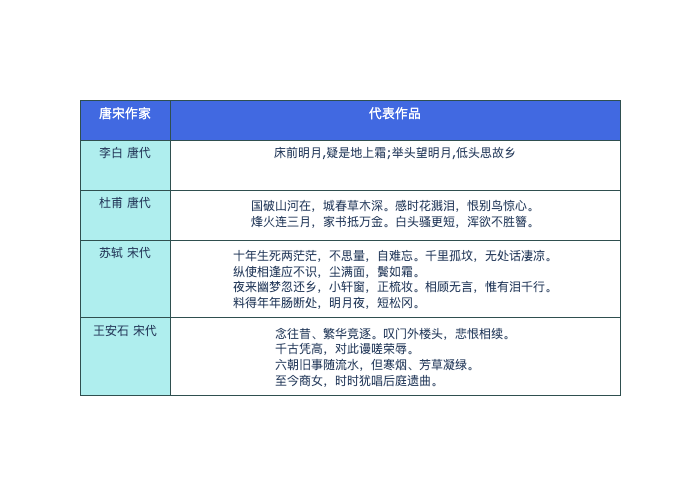

Write the Python code that produced this figure.
import plotly.graph_objects as go
import pathlib

values = [
    ["李白 唐代", "杜甫 唐代", "苏轼 宋代", "王安石 宋代"],  # 第一列数据
    [
        "床前明月,疑是地上霜;举头望明月,低头思故乡",
        "国破山河在，城春草木深。感时花溅泪，恨别鸟惊心。<br>烽火连三月，家书抵万金。白头骚更短，浑欲不胜簪。",
        "十年生死两茫茫，不思量，自难忘。千里孤坟，无处话凄凉。<br>纵使相逢应不识，尘满面，鬓如霜。<br>夜来幽梦忽还乡，小轩窗，正梳妆。相顾无言，惟有泪千行。<br>料得年年肠断处，明月夜，短松冈。",
        "念往昔、繁华竞逐。叹门外楼头，悲恨相续。<br>千古凭高，对此谩嗟荣辱。<br>六朝旧事随流水，但寒烟、芳草凝绿。<br>至今商女，时时犹唱后庭遗曲。"
    ]
]

fig = go.Figure(data=[
    go.Table(
        columnorder=[1, 2],  # 列属性的顺序
        columnwidth=[800, 4000],  # 列属性中元素所占单元格整体大小

        # 表头
        header=dict(
            values=[["唐宋作家"], ["代表作品"]],  # 两个表头
            line_color='darkslategray',  # 线条和填充色
            fill_color='royalblue',
            align=['center', 'center'],  # 位置
            font=dict(color='white', size=13),  # 表头文本的颜色和字体大小
            font_size=13,
            height=40  # 高度
        ),

        # 单元格设置
        cells=dict(
            values=values,  # 数据
            line_color='darkslategray',  # 线条颜色
            fill=dict(color=['paleturquoise', 'white']),
            align=['center', 'center'],  # 两个列属性文本显示位置
            font_size=12,  # 字体大小
            height=50))
])

# fig.update_layout(width=600,height=400)

fig.write_image(pathlib.Path(__file__).stem + '.png')
